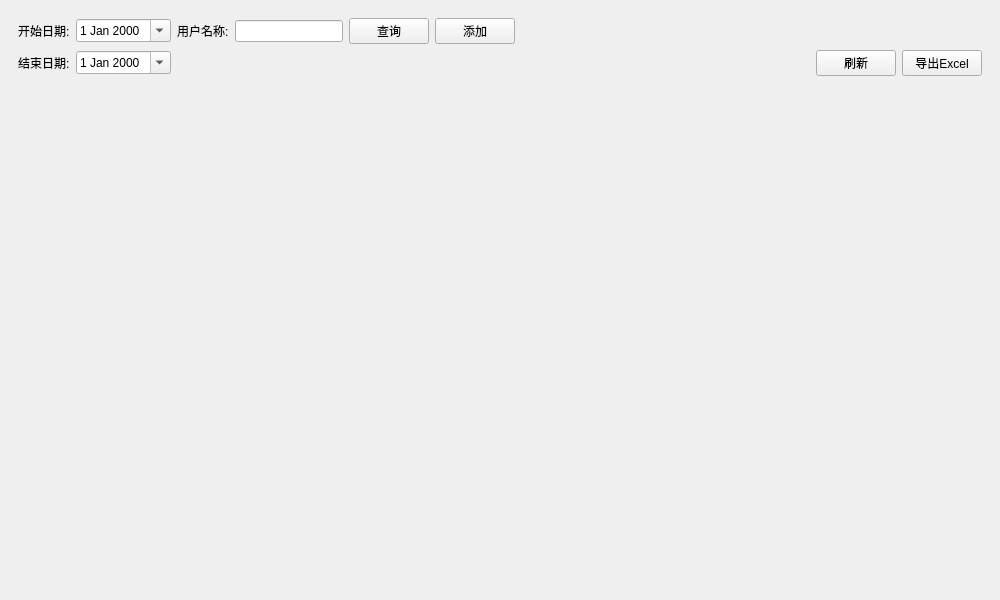
<?xml version="1.0" encoding="UTF-8"?>
<ui version="4.0">
 <class>FrmUserTable</class>
 <widget class="QWidget" name="FrmUserTable">
  <property name="geometry">
   <rect>
    <x>0</x>
    <y>0</y>
    <width>1000</width>
    <height>600</height>
   </rect>
  </property>
  <property name="windowTitle">
   <string>Form</string>
  </property>
  <layout class="QGridLayout" name="gridLayout_3">
   <property name="leftMargin">
    <number>0</number>
   </property>
   <property name="topMargin">
    <number>0</number>
   </property>
   <property name="rightMargin">
    <number>0</number>
   </property>
   <property name="bottomMargin">
    <number>0</number>
   </property>
   <item row="0" column="0">
    <widget class="QStackedWidget" name="stackedWidget">
     <property name="currentIndex">
      <number>0</number>
     </property>
     <widget class="QWidget" name="page">
      <layout class="QGridLayout" name="gridLayout_2" rowstretch="1,9">
       <item row="0" column="0">
        <widget class="QWidget" name="widget" native="true">
         <layout class="QGridLayout" name="gridLayout" rowstretch="0,0">
          <item row="0" column="3">
           <widget class="QLineEdit" name="editName">
            <property name="sizePolicy">
             <sizepolicy hsizetype="Minimum" vsizetype="Fixed">
              <horstretch>0</horstretch>
              <verstretch>0</verstretch>
             </sizepolicy>
            </property>
           </widget>
          </item>
          <item row="1" column="8">
           <widget class="QPushButton" name="btnExport">
            <property name="sizePolicy">
             <sizepolicy hsizetype="Minimum" vsizetype="Fixed">
              <horstretch>0</horstretch>
              <verstretch>0</verstretch>
             </sizepolicy>
            </property>
            <property name="toolTip">
             <string>导出Excel</string>
            </property>
            <property name="text">
             <string>导出Excel</string>
            </property>
            <property name="icon">
             <iconset resource="../../main.qrc">
              <normaloff>:/image/excel.png</normaloff>:/image/excel.png</iconset>
            </property>
           </widget>
          </item>
          <item row="0" column="0">
           <widget class="QLabel" name="label">
            <property name="text">
             <string>开始日期:</string>
            </property>
           </widget>
          </item>
          <item row="0" column="4">
           <widget class="QPushButton" name="btnQuery">
            <property name="text">
             <string>查询</string>
            </property>
           </widget>
          </item>
          <item row="0" column="5">
           <widget class="QPushButton" name="btnAdd">
            <property name="text">
             <string>添加</string>
            </property>
           </widget>
          </item>
          <item row="0" column="2">
           <widget class="QLabel" name="label_3">
            <property name="text">
             <string>用户名称:</string>
            </property>
           </widget>
          </item>
          <item row="1" column="0">
           <widget class="QLabel" name="label_2">
            <property name="text">
             <string>结束日期:</string>
            </property>
           </widget>
          </item>
          <item row="0" column="6">
           <spacer name="horizontalSpacer_2">
            <property name="orientation">
             <enum>Qt::Horizontal</enum>
            </property>
            <property name="sizeHint" stdset="0">
             <size>
              <width>40</width>
              <height>20</height>
             </size>
            </property>
           </spacer>
          </item>
          <item row="1" column="7">
           <widget class="QPushButton" name="btnRefresh">
            <property name="toolTip">
             <string>刷新</string>
            </property>
            <property name="text">
             <string>刷新</string>
            </property>
            <property name="icon">
             <iconset resource="../../main.qrc">
              <normaloff>:/image/刷新.png</normaloff>:/image/刷新.png</iconset>
            </property>
           </widget>
          </item>
          <item row="0" column="1">
           <widget class="QDateEdit" name="dateStart">
            <property name="calendarPopup">
             <bool>true</bool>
            </property>
           </widget>
          </item>
          <item row="1" column="1">
           <widget class="QDateEdit" name="dateEnd">
            <property name="calendarPopup">
             <bool>true</bool>
            </property>
           </widget>
          </item>
         </layout>
        </widget>
       </item>
       <item row="1" column="0">
        <widget class="GbsTableWidget" name="tableWidget" native="true"/>
       </item>
      </layout>
     </widget>
     <widget class="QWidget" name="page_2">
      <layout class="QGridLayout" name="gridLayout_4"/>
     </widget>
    </widget>
   </item>
  </layout>
 </widget>
 <customwidgets>
  <customwidget>
   <class>GbsTableWidget</class>
   <extends>QWidget</extends>
   <header>gbstablewidget.h</header>
   <container>1</container>
  </customwidget>
 </customwidgets>
 <resources>
  <include location="../../main.qrc"/>
 </resources>
 <connections/>
</ui>
